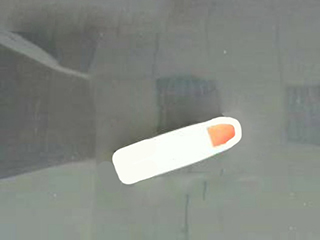
#> input picture KawasakiSystem_old/Malina/Data/test.jpg, 320 x 240 px
$ python opencv_capture.py Data/test.jpg   (Python 2 division)   (older library calls are emulated)
#> lines starting #> are read from the running program, lines starting #| are printed output that depends on the picture; after the words box and inside, x2 and y2 are one past the last pixel; in counts of white or black regions, pixels touching at a corner belong together
### KawasakiSystem_old/Malina/image.py
import cv2
import sys
import time
import numpy

class Image():
    def __init__(self,fileName,showImage):
        self.fileName = fileName

        self.font = cv2.FONT_HERSHEY_SIMPLEX
        self.showImage = showImage
        self.algorithmHandler = None
        self.algArgs = None

    # [24 lines left out: function run, not called in this run]

    def runContinues(self):
        start = time.time()
        frameNumber = 0
        frame = cv2.imread(self.fileName)
#> frame is the input picture: shape (240, 320, 3); mean B, G, R 130.7, 136.7, 132.5

        while True:
            if self.algorithmHandler != None:
                imProccesed = self.algorithmHandler(frame,self.algArgs)

            if self.showImage:
                cv2.namedWindow(self.fileName, cv2.WINDOW_AUTOSIZE )
                totalTime = time.time() - start
                self.drawNumber(imProccesed,totalTime,2)
                cv2.imshow(self.fileName,imProccesed)

                if cv2.waitKey(10) & 0xFF == ord('q'):
                    break

            else:
                if frameNumber == 100:
                    break

            frameNumber += 1

        totalTime = time.time() - start
        avrgFps = frameNumber/totalTime
        print 'Frames: ' + str(int(frameNumber))
        print 'Time: ' + str(round(totalTime,2)) + 's'
        print 'FPS: ' + str(int(avrgFps))

        return

    def closeAll(self):
        cv2.destroyAllWindows()

    def setAlgorithm(self,algorithm,args):
        self.algorithmHandler = algorithm
        self.algArgs = args

    # [15 lines left out: functions waitForAkey, drawNumber, not called in this run]

##obj = Image('test.jpg',True)
##obj.runContinues()

### KawasakiSystem_old/Malina/algorithms.py
import cv2
import image
import numpy as np
import socket
import time


flgSock = True
global sock;
def threshold(img,threshold):
    _,thresh = cv2.threshold(img[:,:,2],threshold,255,cv2.THRESH_BINARY)
    return thresh
def openSocket():
    global sock
    TCP_IP = "192.168.1.57"
    TCP_PORT = 5005
    sock = socket.socket(socket.AF_INET, socket.SOCK_STREAM)
    sock.connect((TCP_IP, TCP_PORT))

def shipFounder(img,threshold):
#> called with threshold = 180
    global sock
    global flgSock
    radius = max(img.shape[0]/256+1,3)
#> radius = 3
    img = cv2.blur(img,(radius,radius))
    _,thresh = cv2.threshold(img[:,:,1],threshold,255,cv2.THRESH_BINARY)
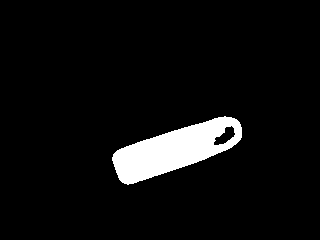
#> thresh: shape (240, 320); 5.8% white; 1 white region
    _,contours, hierarchy = cv2.findContours(
        thresh,
        cv2.RETR_CCOMP,
        cv2.CHAIN_APPROX_NONE)
#> contours = 2 contours; box (x1, y1, x2, y2) and area: (112, 116, 242, 185) 4500, (213, 125, 236, 146) 232

    if len(contours) > 0:
        contours = sorted(contours, key=len,reverse=True)

        rect = cv2.minAreaRect(contours[0])
#> rect = ((178.1, 148.1), (132.8, 37.63), -18.43)
        box = np.int0(cv2.boxPoints(rect))
#> box = [[121, 187], [109, 151], [235, 109], [247, 145]]

        cv2.drawContours(img,[box],0,(0,255,0),1)

        middle = (box[0]+box[2])/2
#> middle = [178, 148]
        cv2.circle(img, (middle[0],middle[1]), 2, (255,0,0),-1)
#> img: shape (240, 320, 3); mean of channels 0, 1, 2 130.1, 137.1, 131.8
        cv2.drawContours(img,contours,-1,(0,0,255),1)
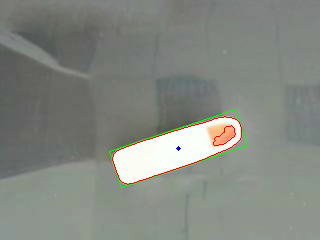
#> img: shape (240, 320, 3); mean of channels 0, 1, 2 129.4, 136.1, 132.2; drawn as B, G, R


        mes=middle
#> mes = [178, 148]
        if flgSock:
            flgSock = False
            openSocket()
            print('Socket connected')
        try:
            s = "1 %4.3f:%4.3f:%4.3f "  % (mes[0], mes[1], rect[2] )
            print (s)
            sock.send(s)
        except:
            flgSock = True

    return img


##obj = image.Image('test.jpg',True)
##obj.setAlgorithm(shipFounder,200)
##obj.run()

### KawasakiSystem_old/Malina/opencv_capture.py
# -*- coding: utf-8 -*-
import sys
import getopt
import os

import algorithms
import image
import video

CAM_NUMBER = 0
CAPTURE_RES = (480,320)

SHOW_IMAGE = True
CONTINUES_IMAGE = True

ALGORITHM = algorithms.shipFounder
ALG_ARGS = 180

def main():
    # Разбираем аргументы командной строки
    try:
        opts, args = getopt.getopt(sys.argv[1:], "h", ["help"])
    except getopt.error, msg:
        print msg
        print "для справки используйте --help"
        sys.exit(2)

    # Анализируем
    videoCapture = len(args) == 0

    if videoCapture:
        obj = video.VideoCapture(CAM_NUMBER,CAPTURE_RES,SHOW_IMAGE)
        obj.setAlgorithm(ALGORITHM,ALG_ARGS)
        obj.run()

    else:
        for arg in args:
            imageInput = (arg[-3:] == 'jpg' or
                     arg[-3:] == 'png' or
                     arg[-4:] == 'jpeg')

            videoInput = (arg[-3:] == 'avi' or
                     arg[-3:] == 'mpg')

            if imageInput:
                obj = image.Image(arg,SHOW_IMAGE)
                obj.setAlgorithm(ALGORITHM,ALG_ARGS)

                if CONTINUES_IMAGE:
                    obj.runContinues()
                else:
                    obj.run()

                break

            if videoInput:
                obj = video.VideoPlayer(arg,SHOW_IMAGE)
                obj.setAlgorithm(ALGORITHM,ALG_ARGS)
                obj.run()
                break

    os.system("pause")
    obj.closeAll()
    return

if __name__ == "__main__":
#> (the run stopped early here; a loop or call above may not have finished)
